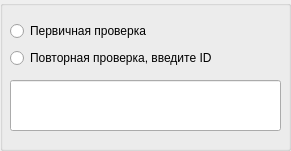
           <widget class="QGroupBox" name="groupBoxUnmanagment">
            <property name="geometry">
             <rect>
              <x>10</x>
              <y>10</y>
              <width>291</width>
              <height>151</height>
             </rect>
            </property>
            <property name="font">
             <font>
              <pointsize>9</pointsize>
             </font>
            </property>
            <property name="styleSheet">
             <string notr="true"/>
            </property>
            <property name="title">
             <string/>
            </property>
            <widget class="QLineEdit" name="serial">
             <property name="geometry">
              <rect>
               <x>10</x>
               <y>80</y>
               <width>271</width>
               <height>51</height>
              </rect>
             </property>
             <property name="minimumSize">
              <size>
               <width>50</width>
               <height>10</height>
              </size>
             </property>
             <property name="font">
              <font>
               <family>MS Shell Dlg 2</family>
               <pointsize>12</pointsize>
               <weight>50</weight>
               <italic>false</italic>
               <bold>false</bold>
              </font>
             </property>
             <property name="styleSheet">
              <string notr="true">font: 12pt &quot;MS Shell Dlg 2&quot;;
</string>
             </property>
             <property name="placeholderText">
              <string/>
             </property>
            </widget>
            <widget class="QWidget" name="layoutWidget_19">
             <property name="geometry">
              <rect>
               <x>10</x>
               <y>20</y>
               <width>277</width>
               <height>51</height>
              </rect>
             </property>
             <layout class="QVBoxLayout" name="verticalLayout_4">
              <item>
               <widget class="QRadioButton" name="type_first_rb">
                <property name="font">
                 <font>
                  <pointsize>9</pointsize>
                 </font>
                </property>
                <property name="text">
                 <string>Первичная проверка</string>
                </property>
               </widget>
              </item>
              <item>
               <widget class="QRadioButton" name="type_second_rb">
                <property name="font">
                 <font>
                  <pointsize>9</pointsize>
                 </font>
                </property>
                <property name="text">
                 <string>Повторная проверка, введите ID</string>
                </property>
               </widget>
              </item>
             </layout>
            </widget>
           </widget>
